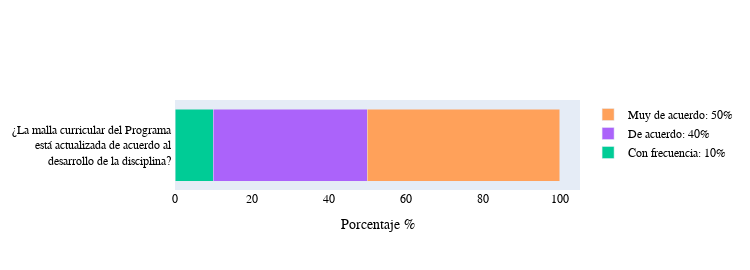

The cell this chart's notebook holds for it:
### Code cell
opinion_net(path_file_sorted)

### Figure 1 — Plotly figure (JSON) as saved in the notebook; plotly's stock layout.template omitted (floating-point values rounded to 4 significant figures)
{"data": [{"name": "1", "orientation": "h", "type": "bar", "x": [], "y": ["¿La malla curricular del Programa <br> está actualizada de acuerdo al <br> desarrollo de la disciplina? "]}, {"name": "2: 4%", "orientation": "h", "type": "bar", "x": [], "y": ["¿La malla curricular del Programa <br> está actualizada de acuerdo al <br> desarrollo de la disciplina? "]}, {"name": "Con frecuencia: 10%", "orientation": "h", "type": "bar", "x": [10], "y": ["¿La malla curricular del Programa <br> está actualizada de acuerdo al <br> desarrollo de la disciplina? "]}, {"name": "De acuerdo: 40%", "orientation": "h", "type": "bar", "x": [40], "y": ["¿La malla curricular del Programa <br> está actualizada de acuerdo al <br> desarrollo de la disciplina? "]}, {"name": "Muy de acuerdo: 50%", "orientation": "h", "type": "bar", "x": [50], "y": ["¿La malla curricular del Programa <br> está actualizada de acuerdo al <br> desarrollo de la disciplina? "]}], "layout": {"barmode": "stack", "font": {"color": "black", "family": "Rockwell", "size": 12}, "height": 270, "legend": {"title": {"font": {"color": "green"}}}, "title": {"font": {"color": "black", "family": "Rockwell", "size": 12}, "text": ""}, "width": 750, "xaxis": {"title": {"text": "Porcentaje %"}}}}
